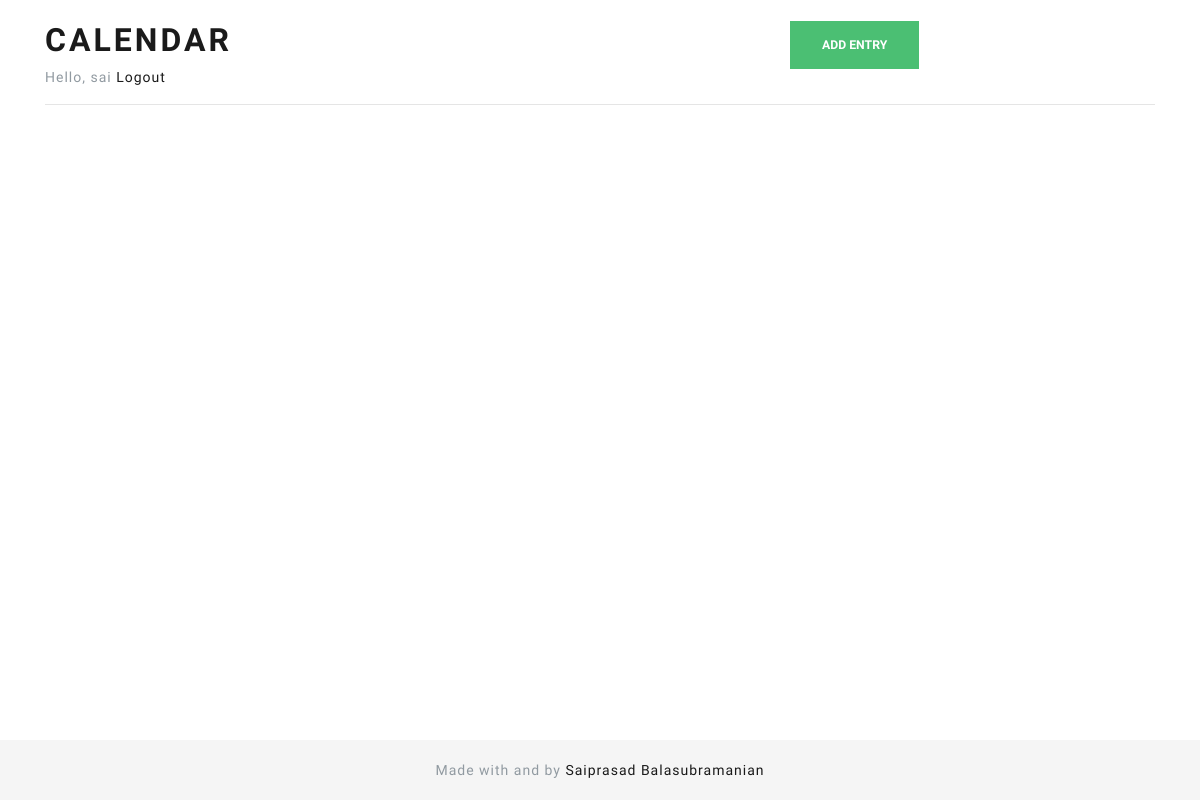
The app's page /calendar (signed in), older data.
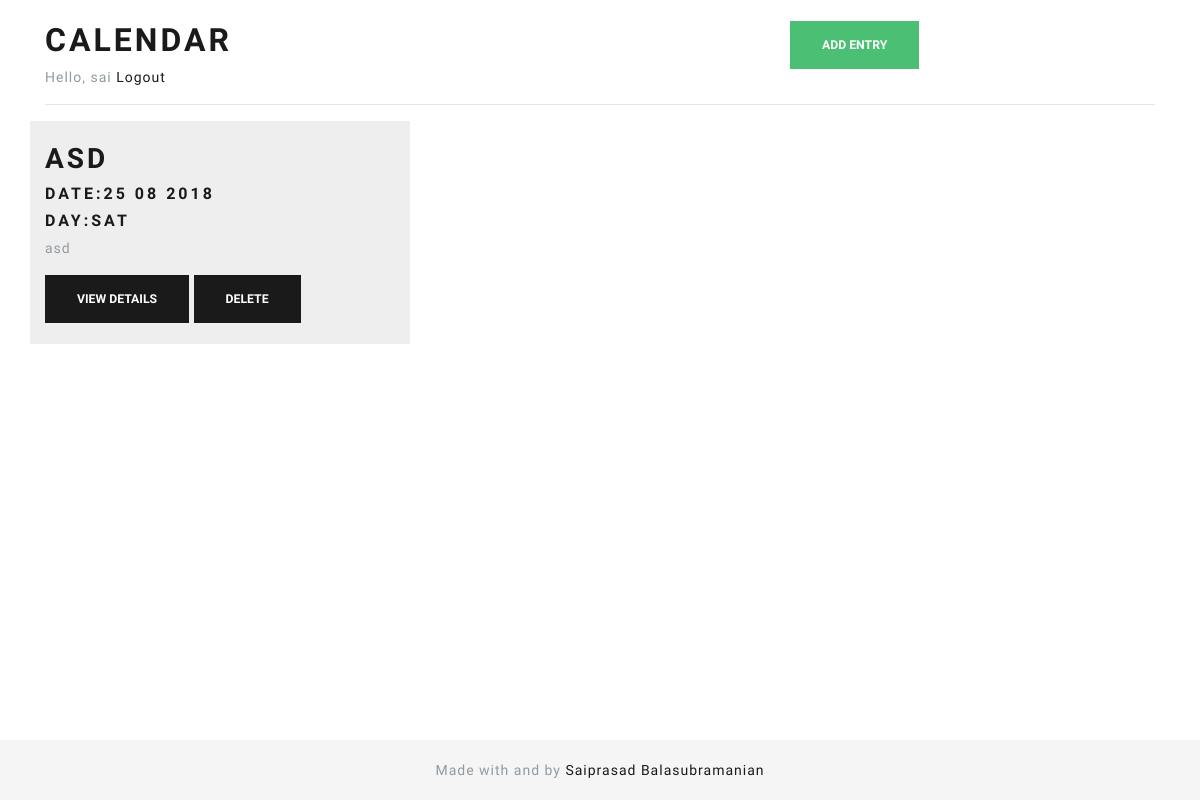
The same page, newer data.
### mainapp/models.py (models this page shows, shortened)
class Entry(models.Model):
    name = models.CharField(max_length=100)
    author = models.ForeignKey(User, on_delete=models.CASCADE)
    date = models.DateTimeField()
    description = models.TextField()
    created_at = models.DateTimeField(auto_now_add=True)

### mainapp/views.py (the view)
# urls.py: path('calendar', views.calendar, name='calendar'),
def calendar(request):
    entries = Entry.objects.filter(author=request.user)
    return render(request, 'mainapp/calendar.html', {'entries': entries})

### mainapp/templates/mainapp/calendar.html (shortened to what this page needs)
{% extends 'mainapp/base.html' %}
{% block content %}
<div class="container">
    <br/>
    <div class="row">
        <div class="col-lg-8">
            <h1>Calendar</h1>
            {% if request.user.is_authenticated %}
            <span>Hello, {{ request.user.username }}</span>
            <a href="/logout">Logout</a>
            {% endif %}
        </div>
        <div class="'col-lg-4">
            <button onclick="window.location='{% url 'add' %}'" class="btn btn-success"> Add
                Entry
            </button>
        </div>
    </div>
    <hr/>
    <div class="row">
        {% for entry in entries %}
        {% include 'mainapp/_calendar.html' %}
        {% endfor %}
    </div>
</div>
{% endblock %}

### mainapp/templates/mainapp/base.html (shortened to what this page needs)
<!DOCTYPE html>
<html lang="en">
<head>
    {% load static %}
    <link rel="stylesheet" href="{% static 'mainapp/css/bootstrap.css' %}"/>
    <link rel="stylesheet" href="{% static 'mainapp/css/font-awesome-all.css' %}"/>
    <link rel="stylesheet" href="{% static 'mainapp/css/style.css' %}"/>
</head>
<body>
{% block content %}
{% endblock %}
{% include 'mainapp/footer.html' %}
</body>
</html>

### mainapp/templates/mainapp/_calendar.html (shortened to what this page needs)
<div class="calendar-entry col-lg-4">
    <a href="{% url 'details' pk=entry.id %}"><h2>{{ entry.name }}</h2></a>
    <h5>Date:{{ entry.date|date:"d m Y" }} </h5>
    <h5>Day:{{ entry.date|date:"D" }}</h5>
    <p>
        {{entry.description|truncatechars:100}}
    </p>
    <button onclick="window.location='{% url 'details' pk=entry.id %}'" type="button" class="btn btn-primary">View
        Details
    </button>
    <button data-id="{{ entry.id }}" onclick="deleteCalendarEntry(this)" type="button" class="btn btn-primary">Delete
    </button>
</div>

### mainapp/templates/mainapp/footer.html (shortened to what this page needs)
<footer class="footer">
    <div class="container text-center ">
        <div class="row">
            <div class="col-lg-3">
            </div>
            <div class="col-lg-6">
                <span class="text-muted">Made with  and  by <a
                        href="https://saiprasad.io">Saiprasad Balasubramanian</a></span>
            </div>
            <div class="col-lg-3">
            </div>
        </div>
    </div>
</footer>

### mainapp/static/mainapp/css/style.css (style rules this page uses)
.calendar-entry { background-color: #eee; }
html { position: relative; min-height: 100%; }
body { margin-bottom: 60px; }
.footer { position: absolute; bottom: 0; width: 100%; height: 60px; line-height: 60px; background-color: #f5f5f5; }
body, html { width: 100%; display: grid; }

Row changes from the older to the newer data that the page shows:
added Entry: name "ASD", date "25 08 2018", date "SAT", description "asd"
